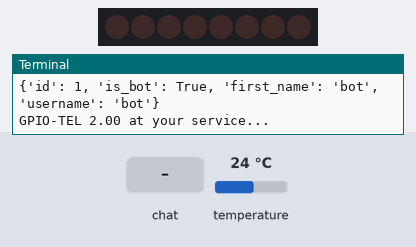
Simulated run of this program. Board: Raspberry Pi (BCM pin numbers). On the bench: 8 shift-register outputs drawn as a row of LEDs (first output left, lit = HIGH), the last lines printed to the terminal. The test bench sets the inputs (shaded band); at power-on: temperature 24 °C. The clock reads 2024-03-15 10:24:30 at power-on unless the program sets it.

Above: at 1.5 s.
1.6 s: chat message "/ledon1" arrives
At 3.5 s:
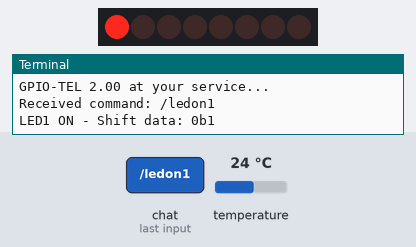
3.8 s: chat message "/ledoff1" arrives
At 5.1 s:
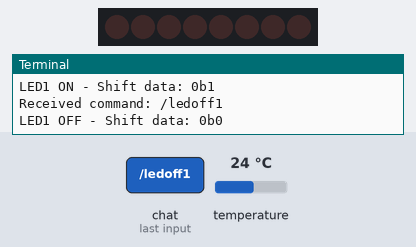
6.0 s: chat message "/ledon2" arrives
At 7.9 s:
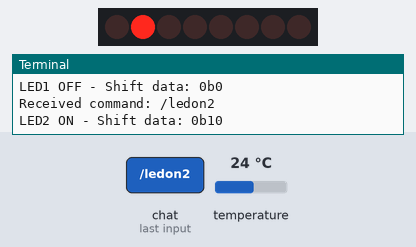
8.2 s: chat message "/ledon3" arrives
At 9.7 s:
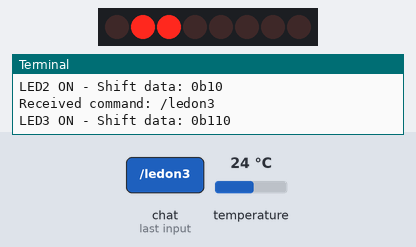
10.4 s: chat message "/ledoff2" arrives
At 12.3 s:
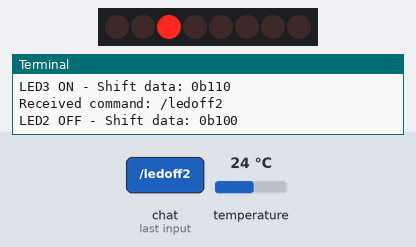
12.6 s: chat message "/ledon4" arrives
At 14.2 s:
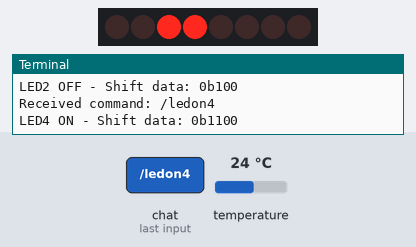
Timing chart, 0 to 15.7 s (numbered marks = the images above; inputs shaded):
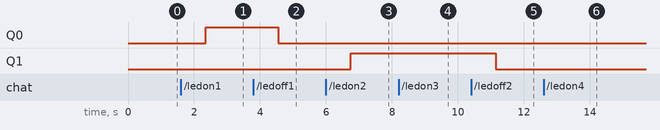

Measured:
- after the input at 1.6 s, Q0: LOW → HIGH after 0.75 s
- after the input at 3.8 s, Q0: HIGH → LOW after 0.75 s
- after the input at 6.0 s, Q1: LOW → HIGH after 0.75 s
- after the input at 10.4 s, Q1: HIGH → LOW after 0.75 s

The program:

All_74hc595_ds18b20_raspberry_telegram.py
```python
import datetime
import telepot
from telepot.loop import MessageLoop
import RPi.GPIO as GPIO
from time import sleep
from w1thermsensor import W1ThermSensor
import subprocess

sensor = W1ThermSensor()

# EXACTLY the same setup as your working Flask code
GPIO.setmode(GPIO.BCM)
dataPin  = 24  # Pin for Data (GPIO 24)
latchPin = 23  # Pin for Latch (GPIO 23)
clockPin = 18  # Pin for Clock (GPIO 18)

GPIO.setup(dataPin, GPIO.OUT)
GPIO.setup(clockPin, GPIO.OUT)
GPIO.setup(latchPin, GPIO.OUT)

# Variables - EXACTLY the same as Flask code
shift_data = 0b00000000  # Initial state of the shift register (all LEDs off)
previous_shift_data = 0b00000000

# Function to update shift register - EXACTLY the same as Flask code
def update_shift_register():
    global shift_data, previous_shift_data
    if shift_data != previous_shift_data:
        previous_shift_data = shift_data
        GPIO.output(latchPin, GPIO.LOW)
        shift_out(shift_data)
        GPIO.output(latchPin, GPIO.HIGH)

# Shift out data - EXACTLY the same as your working Flask code
def shift_out(data):
    for i in range(8):
        GPIO.output(clockPin, GPIO.LOW)
        GPIO.output(dataPin, (data >> (7 - i)) & 0x01)
        GPIO.output(clockPin, GPIO.HIGH)

def handle(msg):
    global shift_data

    chat_id = msg['chat']['id']
    command = msg['text']
    print('Received command:', command)

    # Get current time for time/date commands
    now = datetime.datetime.now()

    # Temperature reading (keep it simple)
    temp_c = sensor.get_temperature()
    temp_C = str(round(temp_c))
    temp_F = str(round(float(temp_c)*1.8+32, 1))

    # Command handling - SIMPLIFIED to match Flask approach
    if command == '/help':
        bot.sendMessage(chat_id, "LED commands:\n/ledon1, /ledoff1\n/ledon2, /ledoff2\n/ledon3, /ledoff3\n/ledon4, /ledoff4\n\nOther commands:\n/hi, /time, /date, /temp, /humi")

    elif command == '/hi':
        bot.sendMessage(chat_id, "HELLO KAMAL.., bot is online")

    elif command == '/time':
        bot.sendMessage(chat_id, f"Time: {now.hour}:{now.minute}:{now.second}")

    elif command == '/date':
        bot.sendMessage(chat_id, f"Date: {now.day}/{now.month}/{now.year}")

    # LED CONTROL - EXACTLY the same logic as your Flask routes
    elif command == '/ledon1':
        shift_data |= 0b00000001  # Turn LED1 on - SAME as Flask
        update_shift_register()
        bot.sendMessage(chat_id, "LED 1 ON")
        print(f"LED1 ON - Shift data: {bin(shift_data)}")

    elif command == '/ledoff1':
        shift_data &= 0b11111110  # Turn LED1 off - SAME as Flask
        update_shift_register()
        bot.sendMessage(chat_id, "LED 1 OFF")
        print(f"LED1 OFF - Shift data: {bin(shift_data)}")

    elif command == '/ledon2':
        shift_data |= 0b00000010  # Turn LED2 on - SAME as Flask
        update_shift_register()
        bot.sendMessage(chat_id, "LED 2 ON")
        print(f"LED2 ON - Shift data: {bin(shift_data)}")

    elif command == '/ledoff2':
        shift_data &= 0b11111101  # Turn LED2 off - SAME as Flask
        update_shift_register()
        bot.sendMessage(chat_id, "LED 2 OFF")
        print(f"LED2 OFF - Shift data: {bin(shift_data)}")

    elif command == '/ledon3':
        shift_data |= 0b00000100  # Turn LED3 on - SAME as Flask
        update_shift_register()
        bot.sendMessage(chat_id, "LED 3 ON")
        print(f"LED3 ON - Shift data: {bin(shift_data)}")

    elif command == '/ledoff3':
        shift_data &= 0b11111011  # Turn LED3 off - SAME as Flask
        update_shift_register()
        bot.sendMessage(chat_id, "LED 3 OFF")
        print(f"LED3 OFF - Shift data: {bin(shift_data)}")

    elif command == '/ledon4':
        shift_data |= 0b00001000  # Turn LED4 on - SAME as Flask
        update_shift_register()
        bot.sendMessage(chat_id, "LED 4 ON")
        print(f"LED4 ON - Shift data: {bin(shift_data)}")

    elif command == '/ledoff4':
        shift_data &= 0b11110111  # Turn LED4 off - SAME as Flask
        update_shift_register()
        bot.sendMessage(chat_id, "LED 4 OFF")
        print(f"LED4 OFF - Shift data: {bin(shift_data)}")

    # Other simple commands
    elif command == '/temp':
        bot.sendMessage(chat_id, f"Temperature: {temp_C}*C")

    elif command == '/humi':
        bot.sendMessage(chat_id, f"Temperature: {temp_F}*F")

    elif command == '/usb':
        try:
            p = subprocess.Popen("lsusb", shell=True, stdout=subprocess.PIPE, stderr=subprocess.PIPE).communicate()[0]
            bot.sendMessage(chat_id, str(p.decode('utf-8')))
        except Exception as e:
            bot.sendMessage(chat_id, f"Error: {e}")

    else:
        bot.sendMessage(chat_id, "Unknown command. Type /help for available commands.")

# Initialize the shift register to known state
update_shift_register()

# Bot setup
bot = telepot.Bot('xxxxxxxxxxxxxxxxxxxxxxxxxxxxxxxxxxxxxxxxxxxxxxxxxxxxx')
print(bot.getMe())

MessageLoop(bot, handle).run_as_thread()
print('GPIO-TEL 2.00 at your service...')

# Main loop - SIMPLE like Flask
try:
    while True:
        sleep(10)
except KeyboardInterrupt:
    print("Exiting...")
    GPIO.cleanup()
```
